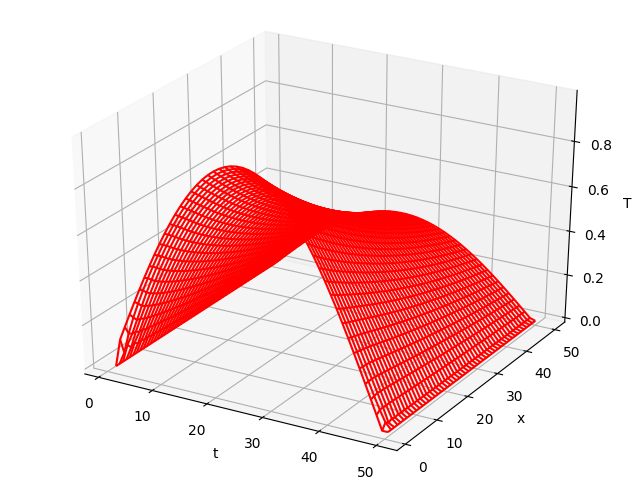

Reproduce this figure in Python.
import matplotlib.pylab as p
from mpl_toolkits.mplot3d import Axes3D
from numpy import *
import numpy

Max = 51; n   = 50;   m = 50
Ta  = zeros((Max),float); Tb =zeros((Max),float); Tc = zeros((Max),float)
Td  = zeros((Max),float); a = zeros((Max),float); b = zeros((Max),float)
c   = zeros((Max),float); d = zeros((Max),float); x = zeros((Max),float)
t   = zeros( (Max, Max),float)

def Tridiag(a, d, c, b, Ta, Td, Tc, Tb, x, n):
    Max = 51
    h = zeros( (Max), float )
    p = zeros( (Max), float )
    for i in range(1,n+1):
        a[i] = Ta[i]
        b[i] = Tb[i]
        c[i] = Tc[i]
        d[i] = Td[i]
    h[1] = c[1]/d[1]
    p[1] = b[1]/d[1]
    for i in range(2,n+1):
         h[i] = c[i] / (d[i]-a[i]*h[i-1])
         p[i] = (b[i] - a[i]*p[i-1]) / (d[i]-a[i]*h[i-1])
    x[n] = p[n]
    for i in range( n - 1, 1,-1 ): x[i] = p[i] - h[i]*x[i+1]

width = 1.0; height = 0.1; ct = 1.0
for i in range(0, n):   t[i,0]  = 0.0
for i in range( 1, m):  t[0][i] = 0.0
h  = width  / ( n - 1 )
k  = height / ( m - 1 )
r  = ct * ct * k / ( h * h )

for j in range(1,m+1):
     t[1,j] = 0.0
     t[n,j] = 0.0                                                   # BCs
for i in range( 2, n):   t[i][1] = sin( pi * h *i)                  # ICs
for i in range(1, n+1):  Td[i] = 2. + 2./r
Td[1] = 1.; Td[n] = 1.
for i in range(1,n ): Ta[i] = -1.0;      Tc[i] = -1.0;     # Off diagonal
Ta[n-1] = 0.0;   Tc[1] = 0.0; Tb[1] = 0.0; Tb[n] = 0.0
print("I'm working hard, wait for fig while I count to 50")

for j in range(2,m+1):
      print(j)
      for i in range(2,n): Tb[i] = t[i-1][j-1] + t[i+1][j-1] + (2/r-2) * t[i][j-1]
      Tridiag(a, d, c, b, Ta, Td, Tc, Tb, x, n)            # Solve system
      for i in range(1, n+1):  t[i][j] = x[i]
print("Finished")
x = list(range(1, m+1))                            # Plot every other x
y = list(range(1, n+1))                                 # every other y
X, Y = p.meshgrid(x,y)

def functz(t):                                            # Potential
    z = t[X, Y]
    return z

Z = functz(t)
fig = p.figure()
ax = Axes3D(fig)
ax.plot_wireframe(X, Y, Z, color= 'r')
ax.set_xlabel('t')
ax.set_ylabel('x')
ax.set_zlabel('T')
p.show()
